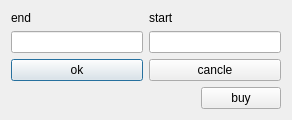
<?xml version="1.0" encoding="UTF-8"?>
<ui version="4.0">
 <class>Dialogbuyst</class>
 <widget class="QDialog" name="Dialogbuyst">
  <property name="geometry">
   <rect>
    <x>0</x>
    <y>0</y>
    <width>292</width>
    <height>120</height>
   </rect>
  </property>
  <property name="windowTitle">
   <string>Dialog</string>
  </property>
  <property name="styleSheet">
   <string notr="true"/>
  </property>
  <layout class="QVBoxLayout" name="verticalLayout">
   <item>
    <layout class="QHBoxLayout" name="horizontalLayout">
     <item>
      <widget class="QLabel" name="label_2">
       <property name="sizePolicy">
        <sizepolicy hsizetype="Expanding" vsizetype="Fixed">
         <horstretch>0</horstretch>
         <verstretch>0</verstretch>
        </sizepolicy>
       </property>
       <property name="text">
        <string>end</string>
       </property>
      </widget>
     </item>
     <item>
      <widget class="QLabel" name="label">
       <property name="sizePolicy">
        <sizepolicy hsizetype="Expanding" vsizetype="Fixed">
         <horstretch>0</horstretch>
         <verstretch>0</verstretch>
        </sizepolicy>
       </property>
       <property name="text">
        <string>start</string>
       </property>
      </widget>
     </item>
    </layout>
   </item>
   <item>
    <layout class="QGridLayout" name="gridLayout">
     <item row="3" column="0">
      <widget class="QPushButton" name="ok">
       <property name="sizePolicy">
        <sizepolicy hsizetype="Expanding" vsizetype="Fixed">
         <horstretch>0</horstretch>
         <verstretch>0</verstretch>
        </sizepolicy>
       </property>
       <property name="text">
        <string>ok</string>
       </property>
      </widget>
     </item>
     <item row="1" column="1">
      <widget class="QLineEdit" name="end"/>
     </item>
     <item row="1" column="0">
      <widget class="QLineEdit" name="start">
       <property name="sizePolicy">
        <sizepolicy hsizetype="Expanding" vsizetype="Fixed">
         <horstretch>0</horstretch>
         <verstretch>0</verstretch>
        </sizepolicy>
       </property>
       <property name="text">
        <string/>
       </property>
      </widget>
     </item>
     <item row="3" column="1">
      <widget class="QPushButton" name="cancle">
       <property name="sizePolicy">
        <sizepolicy hsizetype="Preferred" vsizetype="Fixed">
         <horstretch>0</horstretch>
         <verstretch>0</verstretch>
        </sizepolicy>
       </property>
       <property name="text">
        <string>cancle</string>
       </property>
      </widget>
     </item>
    </layout>
   </item>
   <item>
    <layout class="QGridLayout" name="gridLayout_3">
     <item row="0" column="0">
      <widget class="QLabel" name="hint">
       <property name="sizePolicy">
        <sizepolicy hsizetype="Expanding" vsizetype="Fixed">
         <horstretch>0</horstretch>
         <verstretch>0</verstretch>
        </sizepolicy>
       </property>
       <property name="text">
        <string/>
       </property>
      </widget>
     </item>
     <item row="0" column="1">
      <widget class="QPushButton" name="buy">
       <property name="sizePolicy">
        <sizepolicy hsizetype="Fixed" vsizetype="Fixed">
         <horstretch>0</horstretch>
         <verstretch>0</verstretch>
        </sizepolicy>
       </property>
       <property name="text">
        <string>buy</string>
       </property>
      </widget>
     </item>
    </layout>
   </item>
  </layout>
 </widget>
 <resources/>
 <connections/>
</ui>
